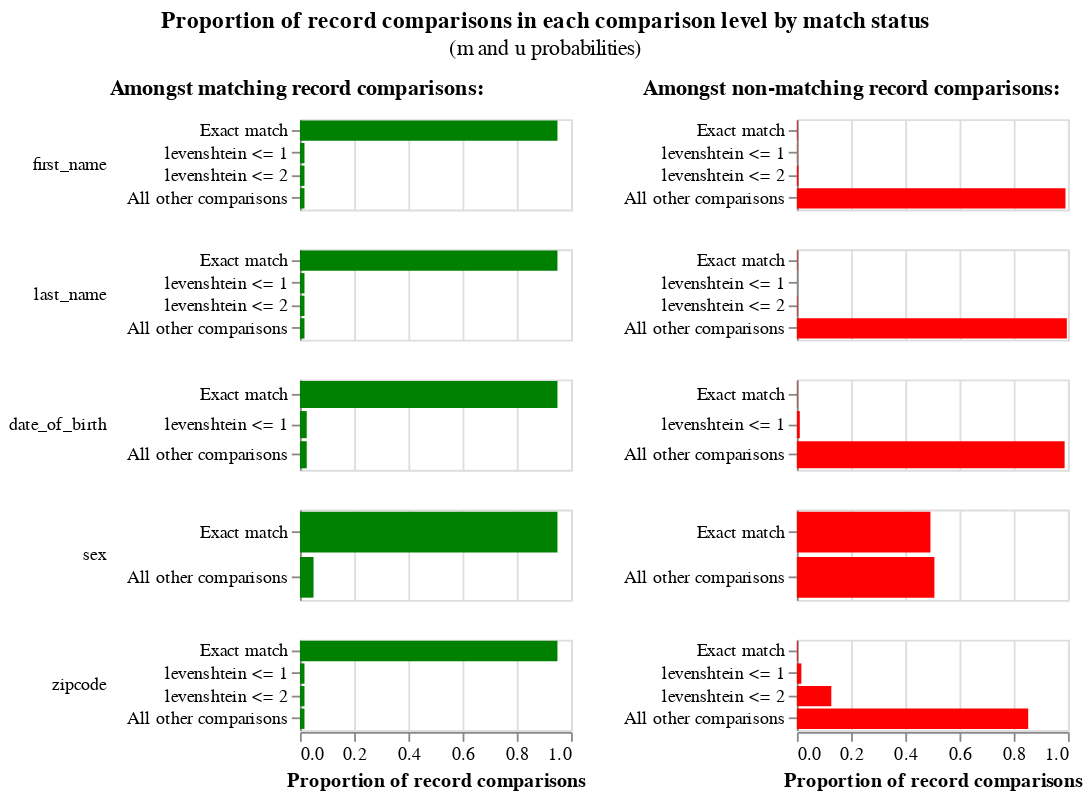

Here is the notebook cell this chart was saved with:
### Code cell
linker.m_u_parameters_chart()

### Figure 1 — Vega-Lite specification as saved in the notebook (floating-point values rounded to 4 significant figures)
{"config": {"view": {"width": 400, "height": 300}, "title": {"anchor": "middle", "offset": 10}, "header": {"title": null}}, "hconcat": [{"mark": "bar", "title": {"text": "Amongst matching record comparisons:", "fontWeight": "bold", "fontSize": 12}, "encoding": {"row": {"type": "nominal", "field": "comparison_name", "sort": {"field": "comparison_sort_order"}, "header": {"labelAngle": 0, "labelAnchor": "middle", "labelAlign": "left"}}, "x": {"type": "quantitative", "field": "m_probability", "axis": {"title": "Proportion of record comparisons"}}, "y": {"type": "nominal", "axis": {"title": null}, "field": "label_for_charts", "sort": {"field": "comparison_vector_value", "order": "descending"}}, "tooltip": [{"type": "nominal", "field": "m_probability_description", "title": "m probability description"}, {"type": "nominal", "field": "comparison_name", "title": "Comparison column name"}, {"type": "ordinal", "field": "label_for_charts", "title": "Label"}, {"type": "nominal", "field": "sql_condition", "title": "SQL condition"}, {"type": "quantitative", "field": "m_probability", "format": ".4p", "title": "m probability"}, {"type": "quantitative", "field": "u_probability", "format": ".4p", "title": "u probability"}, {"type": "quantitative", "field": "bayes_factor", "title": "Bayes factor = m/u", "format": ",.4f"}, {"type": "quantitative", "field": "log2_bayes_factor", "title": "Match weight = log2(m/u)", "format": ",.4f"}], "color": {"value": "green"}}, "resolve": {"scale": {"y": "independent"}}, "transform": [{"filter": "(datum.bayes_factor != 'no-op filter due to vega lite issue 4680')"}], "width": 150, "height": 50}, {"mark": "bar", "title": {"text": "Amongst non-matching record comparisons:", "fontWeight": "bold", "fontSize": 12}, "encoding": {"row": {"type": "nominal", "field": "comparison_name", "sort": {"field": "comparison_sort_order"}, "header": {"labels": false}}, "x": {"type": "quantitative", "field": "u_probability", "axis": {"title": "Proportion of record comparisons"}}, "y": {"type": "nominal", "axis": {"title": null}, "field": "label_for_charts", "sort": {"field": "comparison_vector_value", "order": "descending"}}, "tooltip": [{"type": "nominal", "field": "u_probability_description", "title": "u probability description"}, {"type": "nominal", "field": "comparison_name", "title": "Comparison column name"}, {"type": "ordinal", "field": "label_for_charts", "title": "Label"}, {"type": "nominal", "field": "sql_condition", "title": "SQL condition"}, {"type": "quantitative", "field": "m_probability", "format": ".4p", "title": "m probability"}, {"type": "quantitative", "field": "u_probability", "format": ".4p", "title": "u probability"}, {"type": "quantitative", "field": "bayes_factor", "title": "Bayes factor = m/u", "format": ",.4f"}, {"type": "quantitative", "field": "log2_bayes_factor", "title": "Match weight = log2(m/u)", "format": ",.4f"}], "color": {"value": "red"}}, "resolve": {"scale": {"y": "independent"}}, "transform": [{"filter": "(datum.bayes_factor != 'no-op filter2 due to vega lite issue 4680')"}], "width": 150, "height": 50}], "data": {"values": [{"comparison_name": "first_name", "sql_condition": "\"first_name_l\" = \"first_name_r\"", "label_for_charts": "Exact match", "m_probability": 0.95, "u_probability": 0.002552, "m_probability_description": "Amongst matching record comparisons, 95.00% of records are in the exact match comparison level", "u_probability_description": "Amongst non-matching record comparisons, 0.26% of records are in the exact match comparison level", "has_tf_adjustments": false, "tf_adjustment_column": null, "tf_adjustment_weight": 1.0, "is_null_level": false, "bayes_factor": 372.3, "log2_bayes_factor": 8.54, "comparison_vector_value": 3, "max_comparison_vector_value": 3, "bayes_factor_description": "If comparison level is `exact match` then comparison is 372.32 times more likely to be a match", "probability_two_random_records_match": 0.0001, "comparison_sort_order": 0}, {"comparison_name": "first_name", "sql_condition": "levenshtein(\"first_name_l\", \"first_name_r\") <= 1", "label_for_charts": "levenshtein <= 1", "m_probability": 0.01667, "u_probability": 0.001091, "m_probability_description": "Amongst matching record comparisons, 1.67% of records are in the levenshtein <= 1 comparison level", "u_probability_description": "Amongst non-matching record comparisons, 0.11% of records are in the levenshtein <= 1 comparison level", "has_tf_adjustments": false, "tf_adjustment_column": null, "tf_adjustment_weight": 1.0, "is_null_level": false, "bayes_factor": 15.28, "log2_bayes_factor": 3.933, "comparison_vector_value": 2, "max_comparison_vector_value": 3, "bayes_factor_description": "If comparison level is `levenshtein <= 1` then comparison is 15.28 times more likely to be a match", "probability_two_random_records_match": 0.0001, "comparison_sort_order": 0}, {"comparison_name": "first_name", "sql_condition": "levenshtein(\"first_name_l\", \"first_name_r\") <= 2", "label_for_charts": "levenshtein <= 2", "m_probability": 0.01667, "u_probability": 0.00552, "m_probability_description": "Amongst matching record comparisons, 1.67% of records are in the levenshtein <= 2 comparison level", "u_probability_description": "Amongst non-matching record comparisons, 0.55% of records are in the levenshtein <= 2 comparison level", "has_tf_adjustments": false, "tf_adjustment_column": null, "tf_adjustment_weight": 1.0, "is_null_level": false, "bayes_factor": 3.019, "log2_bayes_factor": 1.594, "comparison_vector_value": 1, "max_comparison_vector_value": 3, "bayes_factor_description": "If comparison level is `levenshtein <= 2` then comparison is 3.02 times more likely to be a match", "probability_two_random_records_match": 0.0001, "comparison_sort_order": 0}, {"comparison_name": "first_name", "sql_condition": "ELSE", "label_for_charts": "All other comparisons", "m_probability": 0.01667, "u_probability": 0.9908, "m_probability_description": "Amongst matching record comparisons, 1.67% of records are in the all other comparisons comparison level", "u_probability_description": "Amongst non-matching record comparisons, 99.08% of records are in the all other comparisons comparison level", "has_tf_adjustments": false, "tf_adjustment_column": null, "tf_adjustment_weight": 1.0, "is_null_level": false, "bayes_factor": 0.01682, "log2_bayes_factor": -5.894, "comparison_vector_value": 0, "max_comparison_vector_value": 3, "bayes_factor_description": "If comparison level is `all other comparisons` then comparison is  59.45 times less likely to be a match", "probability_two_random_records_match": 0.0001, "comparison_sort_order": 0}, {"comparison_name": "last_name", "sql_condition": "\"last_name_l\" = \"last_name_r\"", "label_for_charts": "Exact match", "m_probability": 0.95, "u_probability": 0.001773, "m_probability_description": "Amongst matching record comparisons, 95.00% of records are in the exact match comparison level", "u_probability_description": "Amongst non-matching record comparisons, 0.18% of records are in the exact match comparison level", "has_tf_adjustments": false, "tf_adjustment_column": null, "tf_adjustment_weight": 1.0, "is_null_level": false, "bayes_factor": 536.0, "log2_bayes_factor": 9.066, "comparison_vector_value": 3, "max_comparison_vector_value": 3, "bayes_factor_description": "If comparison level is `exact match` then comparison is 535.96 times more likely to be a match", "probability_two_random_records_match": 0.0001, "comparison_sort_order": 1}, {"comparison_name": "last_name", "sql_condition": "levenshtein(\"last_name_l\", \"last_name_r\") <= 1", "label_for_charts": "levenshtein <= 1", "m_probability": 0.01667, "u_probability": 0.0001994, "m_probability_description": "Amongst matching record comparisons, 1.67% of records are in the levenshtein <= 1 comparison level", "u_probability_description": "Amongst non-matching record comparisons, 0.02% of records are in the levenshtein <= 1 comparison level", "has_tf_adjustments": false, "tf_adjustment_column": null, "tf_adjustment_weight": 1.0, "is_null_level": false, "bayes_factor": 83.58, "log2_bayes_factor": 6.385, "comparison_vector_value": 2, "max_comparison_vector_value": 3, "bayes_factor_description": "If comparison level is `levenshtein <= 1` then comparison is 83.58 times more likely to be a match", "probability_two_random_records_match": 0.0001, "comparison_sort_order": 1}, {"comparison_name": "last_name", "sql_condition": "levenshtein(\"last_name_l\", \"last_name_r\") <= 2", "label_for_charts": "levenshtein <= 2", "m_probability": 0.01667, "u_probability": 0.002062, "m_probability_description": "Amongst matching record comparisons, 1.67% of records are in the levenshtein <= 2 comparison level", "u_probability_description": "Amongst non-matching record comparisons, 0.21% of records are in the levenshtein <= 2 comparison level", "has_tf_adjustments": false, "tf_adjustment_column": null, "tf_adjustment_weight": 1.0, "is_null_level": false, "bayes_factor": 8.081, "log2_bayes_factor": 3.015, "comparison_vector_value": 1, "max_comparison_vector_value": 3, "bayes_factor_description": "If comparison level is `levenshtein <= 2` then comparison is 8.08 times more likely to be a match", "probability_two_random_records_match": 0.0001, "comparison_sort_order": 1}, {"comparison_name": "last_name", "sql_condition": "ELSE", "label_for_charts": "All other comparisons", "m_probability": 0.01667, "u_probability": 0.996, "m_probability_description": "Amongst matching record comparisons, 1.67% of records are in the all other comparisons comparison level", "u_probability_description": "Amongst non-matching record comparisons, 99.60% of records are in the all other comparisons comparison level", "has_tf_adjustments": false, "tf_adjustment_column": null, "tf_adjustment_weight": 1.0, "is_null_level": false, "bayes_factor": 0.01673, "log2_bayes_factor": -5.901, "comparison_vector_value": 0, "max_comparison_vector_value": 3, "bayes_factor_description": "If comparison level is `all other comparisons` then comparison is  59.76 times less likely to be a match", "probability_two_random_records_match": 0.0001, "comparison_sort_order": 1}, {"comparison_name": "date_of_birth", "sql_condition": "\"date_of_birth_l\" = \"date_of_birth_r\"", "label_for_charts": "Exact match", "m_probability": 0.95, "u_probability": 0.001473, "m_probability_description": "Amongst matching record comparisons, 95.00% of records are in the exact match comparison level", "u_probability_description": "Amongst non-matching record comparisons, 0.15% of records are in the exact match comparison level", "has_tf_adjustments": false, "tf_adjustment_column": null, "tf_adjustment_weight": 1.0, "is_null_level": false, "bayes_factor": 644.8, "log2_bayes_factor": 9.333, "comparison_vector_value": 2, "max_comparison_vector_value": 2, "bayes_factor_description": "If comparison level is `exact match` then comparison is 644.76 times more likely to be a match", "probability_two_random_records_match": 0.0001, "comparison_sort_order": 2}, {"comparison_name": "date_of_birth", "sql_condition": "levenshtein(\"date_of_birth_l\", \"date_of_birth_r\") <= 1", "label_for_charts": "levenshtein <= 1", "m_probability": 0.025, "u_probability": 0.01075, "m_probability_description": "Amongst matching record comparisons, 2.50% of records are in the levenshtein <= 1 comparison level", "u_probability_description": "Amongst non-matching record comparisons, 1.08% of records are in the levenshtein <= 1 comparison level", "has_tf_adjustments": false, "tf_adjustment_column": null, "tf_adjustment_weight": 1.0, "is_null_level": false, "bayes_factor": 2.325, "log2_bayes_factor": 1.218, "comparison_vector_value": 1, "max_comparison_vector_value": 2, "bayes_factor_description": "If comparison level is `levenshtein <= 1` then comparison is 2.33 times more likely to be a match", "probability_two_random_records_match": 0.0001, "comparison_sort_order": 2}, {"comparison_name": "date_of_birth", "sql_condition": "ELSE", "label_for_charts": "All other comparisons", "m_probability": 0.025, "u_probability": 0.9878, "m_probability_description": "Amongst matching record comparisons, 2.50% of records are in the all other comparisons comparison level", "u_probability_description": "Amongst non-matching record comparisons, 98.78% of records are in the all other comparisons comparison level", "has_tf_adjustments": false, "tf_adjustment_column": null, "tf_adjustment_weight": 1.0, "is_null_level": false, "bayes_factor": 0.02531, "log2_bayes_factor": -5.304, "comparison_vector_value": 0, "max_comparison_vector_value": 2, "bayes_factor_description": "If comparison level is `all other comparisons` then comparison is  39.51 times less likely to be a match", "probability_two_random_records_match": 0.0001, "comparison_sort_order": 2}, {"comparison_name": "sex", "sql_condition": "\"sex_l\" = \"sex_r\"", "label_for_charts": "Exact match", "m_probability": 0.95, "u_probability": 0.4927, "m_probability_description": "Amongst matching record comparisons, 95.00% of records are in the exact match comparison level", "u_probability_description": "Amongst non-matching record comparisons, 49.27% of records are in the exact match comparison level", "has_tf_adjustments": false, "tf_adjustment_column": null, "tf_adjustment_weight": 1.0, "is_null_level": false, "bayes_factor": 1.928, "log2_bayes_factor": 0.9472, "comparison_vector_value": 1, "max_comparison_vector_value": 1, "bayes_factor_description": "If comparison level is `exact match` then comparison is 1.93 times more likely to be a match", "probability_two_random_records_match": 0.0001, "comparison_sort_order": 3}, {"comparison_name": "sex", "sql_condition": "ELSE", "label_for_charts": "All other comparisons", "m_probability": 0.05, "u_probability": 0.5073, "m_probability_description": "Amongst matching record comparisons, 5.00% of records are in the all other comparisons comparison level", "u_probability_description": "Amongst non-matching record comparisons, 50.73% of records are in the all other comparisons comparison level", "has_tf_adjustments": false, "tf_adjustment_column": null, "tf_adjustment_weight": 1.0, "is_null_level": false, "bayes_factor": 0.09856, "log2_bayes_factor": -3.343, "comparison_vector_value": 0, "max_comparison_vector_value": 1, "bayes_factor_description": "If comparison level is `all other comparisons` then comparison is  10.15 times less likely to be a match", "probability_two_random_records_match": 0.0001, "comparison_sort_order": 3}, {"comparison_name": "zipcode", "sql_condition": "\"zipcode_l\" = \"zipcode_r\"", "label_for_charts": "Exact match", "m_probability": 0.95, "u_probability": 0.003103, "m_probability_description": "Amongst matching record comparisons, 95.00% of records are in the exact match comparison level", "u_probability_description": "Amongst non-matching record comparisons, 0.31% of records are in the exact match comparison level", "has_tf_adjustments": false, "tf_adjustment_column": null, "tf_adjustment_weight": 1.0, "is_null_level": false, "bayes_factor": 306.2, "log2_bayes_factor": 8.258, "comparison_vector_value": 3, "max_comparison_vector_value": 3, "bayes_factor_description": "If comparison level is `exact match` then comparison is 306.18 times more likely to be a match", "probability_two_random_records_match": 0.0001, "comparison_sort_order": 4}, {"comparison_name": "zipcode", "sql_condition": "levenshtein(\"zipcode_l\", \"zipcode_r\") <= 1", "label_for_charts": "levenshtein <= 1", "m_probability": 0.01667, "u_probability": 0.01649, "m_probability_description": "Amongst matching record comparisons, 1.67% of records are in the levenshtein <= 1 comparison level", "u_probability_description": "Amongst non-matching record comparisons, 1.65% of records are in the levenshtein <= 1 comparison level", "has_tf_adjustments": false, "tf_adjustment_column": null, "tf_adjustment_weight": 1.0, "is_null_level": false, "bayes_factor": 1.011, "log2_bayes_factor": 0.01535, "comparison_vector_value": 2, "max_comparison_vector_value": 3, "bayes_factor_description": "If comparison level is `levenshtein <= 1` then comparison is 1.01 times more likely to be a match", "probability_two_random_records_match": 0.0001, "comparison_sort_order": 4}, {"comparison_name": "zipcode", "sql_condition": "levenshtein(\"zipcode_l\", \"zipcode_r\") <= 2", "label_for_charts": "levenshtein <= 2", "m_probability": 0.01667, "u_probability": 0.127, "m_probability_description": "Amongst matching record comparisons, 1.67% of records are in the levenshtein <= 2 comparison level", "u_probability_description": "Amongst non-matching record comparisons, 12.70% of records are in the levenshtein <= 2 comparison level", "has_tf_adjustments": false, "tf_adjustment_column": null, "tf_adjustment_weight": 1.0, "is_null_level": false, "bayes_factor": 0.1312, "log2_bayes_factor": -2.93, "comparison_vector_value": 1, "max_comparison_vector_value": 3, "bayes_factor_description": "If comparison level is `levenshtein <= 2` then comparison is  7.62 times less likely to be a match", "probability_two_random_records_match": 0.0001, "comparison_sort_order": 4}, {"comparison_name": "zipcode", "sql_condition": "ELSE", "label_for_charts": "All other comparisons", "m_probability": 0.01667, "u_probability": 0.8534, "m_probability_description": "Amongst matching record comparisons, 1.67% of records are in the all other comparisons comparison level", "u_probability_description": "Amongst non-matching record comparisons, 85.34% of records are in the all other comparisons comparison level", "has_tf_adjustments": false, "tf_adjustment_column": null, "tf_adjustment_weight": 1.0, "is_null_level": false, "bayes_factor": 0.01953, "log2_bayes_factor": -5.678, "comparison_vector_value": 0, "max_comparison_vector_value": 3, "bayes_factor_description": "If comparison level is `all other comparisons` then comparison is  51.20 times less likely to be a match", "probability_two_random_records_match": 0.0001, "comparison_sort_order": 4}]}, "title": {"text": "Proportion of record comparisons in each comparison level by match status", "subtitle": "(m and u probabilities)"}, "$schema": "https://vega.github.io/schema/vega-lite/v4.json"}
